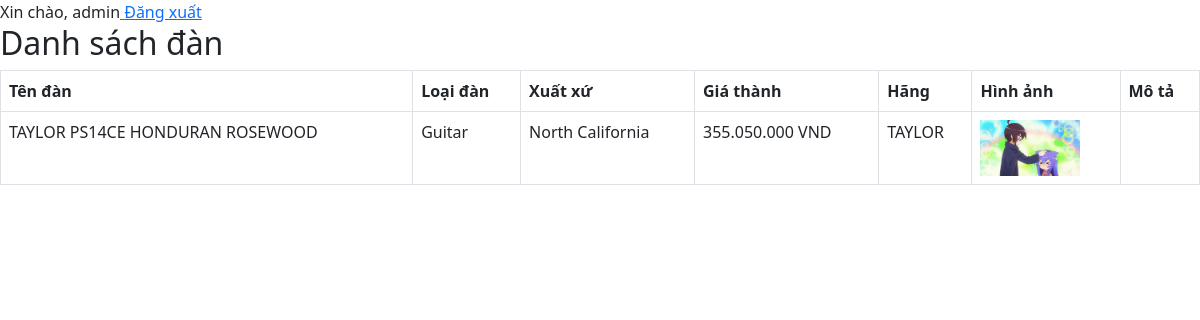
The page /user/index.php (signed in) on the database its author committed.
### tables this page shows
CREATE TABLE `instrument` (
  `ma` int(11) NOT NULL,
  `ten` varchar(50) NOT NULL,
  `xuatXu` varchar(50) DEFAULT NULL,
  `giaThanh` decimal(15,2) NOT NULL,
  `hang` varchar(100) DEFAULT NULL,
  `hinhAnh` varchar(255) DEFAULT NULL,
  `moTa` text DEFAULT NULL,
  `loaiDan_id` int(11) NOT NULL
);

CREATE TABLE `loaidan` (
  `ma` int(11) NOT NULL,
  `tenLoai` varchar(50) NOT NULL
);

### user/index.php (the view, shortened to what this page needs)
<?php
    $database = new Database();
    $conn = $database->dbConnection();
    $query = "SELECT instrument.*, loaidan.tenLoai FROM instrument JOIN loaidan ON instrument.loaiDan_id = loaidan.ma";
    $stmt = $conn->prepare($query);
    $stmt->execute();
    $danList = $stmt->fetchAll(PDO::FETCH_ASSOC);
?>
<!DOCTYPE html>
<html lang="vi">
<head>
    <link rel="stylesheet" href="https://cdn.jsdelivr.net/npm/bootstrap@5.3.0/dist/css/bootstrap.min.css">
</head>
<body>
    <div class="header">
        <div class="nav-links">
            <?php
                if (isset($_SESSION["user"])) {
                    echo '<span>Xin chào, ' . $_SESSION["user"] . '</span>';
                    echo '<a href="logout.php"> Đăng xuất</a>';
                } else {
                    echo '<a href="login.php">Đăng nhập</a>';
                    echo '<a href="register.php">Đăng ký</a>';
                }
            ?>
        </div>
    </div>
    <h2>Danh sách đàn</h2>
    <table class="table table-bordered">
        <thead>
            <tr>
                <th>Tên đàn</th>
                <th>Loại đàn</th>
                <th>Xuất xứ</th>
                <th>Giá thành</th>
                <th>Hãng</th>
                <th>Hình ảnh</th>
                <th>Mô tả</th>
            </tr>
        </thead>
        <tbody>
            <?php foreach ($danList as $dan): ?>
                <tr>
                    <td><?php echo htmlspecialchars($dan["ten"]); ?></td>
                    <td><?php echo htmlspecialchars($dan["tenLoai"]); ?></td>
                    <td><?php echo htmlspecialchars($dan["xuatXu"]); ?></td>
                    <td><?php echo number_format($dan["giaThanh"], 0, ',', '.') . " VND"; ?></td>
                    <td><?php echo htmlspecialchars($dan["hang"]); ?></td>
                    <td>
                        <?php if (!empty($dan["hinhAnh"])): ?>
                            <img src="<?php echo htmlspecialchars($dan["hinhAnh"]); ?>" width="100">
                        <?php else: ?>
                            Không có ảnh
                        <?php endif; ?>
                    </td>
                    <td><?php echo htmlspecialchars($dan["moTa"]); ?></td>
                </tr>
            <?php endforeach; ?>
        </tbody>
    </table>
</body>
</html>

### rows shown on the page
instrument: ten "TAYLOR PS14CE HONDURAN ROSEWOOD", loaiDan.tenLoai "Guitar", xuatXu "North California", giaThanh "355.050.000", hang "TAYLOR", hinhAnh (picture)

### other values the page prints
$_SESSION["user"] "admin"
